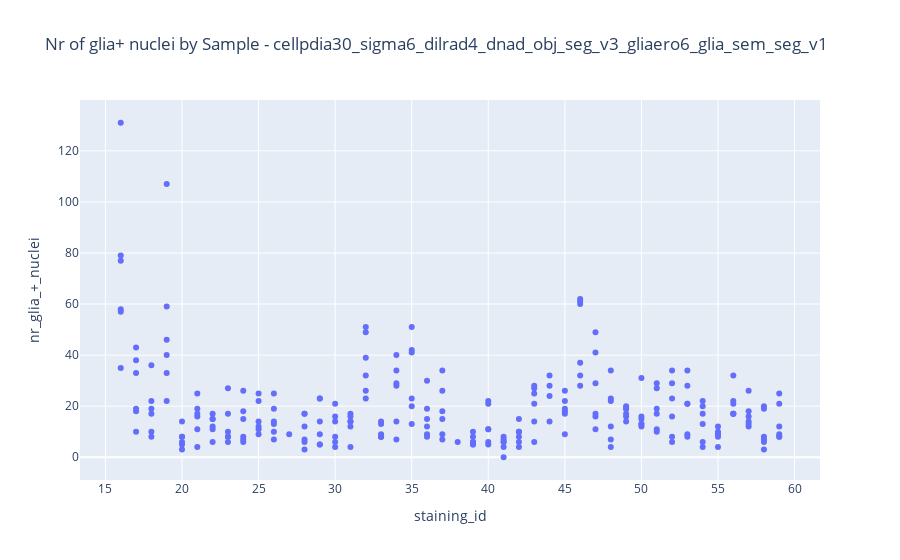

The notebook cell saved with this chart:
### Code cell
# Create the plot
fig = px.scatter(df, x='staining_id', y='nr_glia_+_nuclei',
                 hover_data=['tissue_location','index'], title=f'Nr of glia+ nuclei by Sample - {title}')

# Show the plot
fig.show()

### Figure 1 — Plotly figure (JSON) as saved in the notebook; plotly's stock layout.template omitted (floating-point values rounded to 4 significant figures; data arrays with more than 128 entries replaced by an {"elided": "..."} marker saying what was removed)
{"data": [{"customdata": {"elided": "252x2 mixed values"}, "hovertemplate": "staining_id=%{x}<br>nr_glia_+_nuclei=%{y}<br>tissue_location=%{customdata[0]}<br>index=%{customdata[1]}<extra></extra>", "legendgroup": "", "marker": {"color": "#636efa", "symbol": "circle"}, "mode": "markers", "name": "", "orientation": "v", "showlegend": false, "type": "scatter", "x": {"elided": "252 int values"}, "xaxis": "x", "y": {"elided": "252 int values"}, "yaxis": "y"}], "layout": {"legend": {"tracegroupgap": 0}, "title": {"text": "Nr of glia+ nuclei by Sample - cellpdia30_sigma6_dilrad4_dnad_obj_seg_v3_gliaero6_glia_sem_seg_v1"}, "xaxis": {"anchor": "y", "domain": [0, 1], "title": {"text": "staining_id"}}, "yaxis": {"anchor": "x", "domain": [0, 1], "title": {"text": "nr_glia_+_nuclei"}}}}
